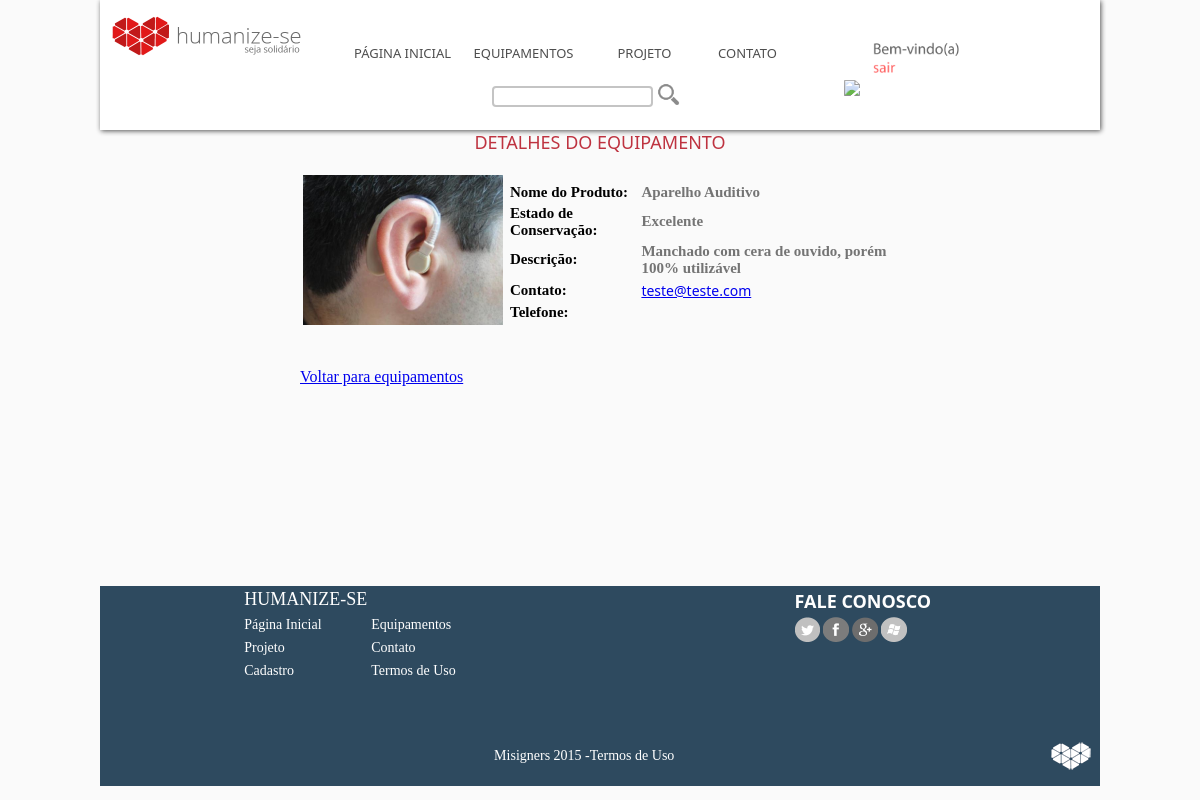
Page /sobreproduto.php?id=23 (signed in) on the committed database.
### tables this page shows
CREATE TABLE IF NOT EXISTS `produto` (
  `id` int(11) NOT NULL AUTO_INCREMENT,
  `nome` varchar(30) NOT NULL,
  `estado` varchar(10) NOT NULL,
  `descricao` varchar(1000) NOT NULL,
  `imagem` varchar(1000) NOT NULL,
  `emailuser` varchar(50) NOT NULL COMMENT 'identificação de quem postou o produto',
  PRIMARY KEY (`id`)
);

### sobreproduto.php (the view, shortened to what this page needs)
<!DOCTYPE html>
	<head>
			<link href="css/geral.css" rel="stylesheet" type="text/css">
            <link rel="stylesheet" type="text/css" href="css/style.css" />
            <link rel="stylesheet" href="css/lightbox.css">
	</head>
	<body bgcolor="#fefefe">
	<div class="geral">
			<header>
			<a href="index.php"><img src="img/logo_header.png" width="20%" style="margin-left: 10px; margin-top: 10px;"></a>
				<div style="height: 5px; width: 100%">
				</div>
				<div id="menu">
					<table>
						<tr>
							<td><a href="index.php">PÁGINA INICIAL</a></td>
							<td><a href="hover_equipamentos.php">EQUIPAMENTOS</a></td>
							<td><a href="projeto.php">PROJETO</a></td>
							<td><a href="contato.php">CONTATO</a></td>
						</tr>
					</table>
				</div>
				<div id="button">
				<?php
					$linklogin="login.html"	;
					$imglogin="login.png";
					$linkcadastro="cadastro_usuario.html";
					$imgcadastro="cadastrar.png";
					$width="40%";
					$margintop="" ;
					$margin="10px";
					$imagem=$_SESSION ['imagem'];
					$verificalogin=$_SESSION['verificalogin'];
					if ($verificalogin==1){
						$linklogin="paineluser.php";
						$imglogin=$imagem;
						$width="50px";
						$margin="-20px";
						$linkcadastro="sair.php";
						$imgcadastro="sair.png";
						$margintop= "-30px";
					}
				?>
					<a href="<?php echo $linklogin;?>"><img src="upload/usuarios/<?php echo $imglogin?>" width="<?php echo $width; ?>" style="border-radius:5%; margin-top:<?php echo $margintop;?>;"></a><font face="Segoe UI" size="2" color="#be3340" style="margin-left: 10px;">
					<a href="<?php echo $linkcadastro; ?>"><img src="img/<?php echo $imgcadastro; ?>" width="40%"></a></font>
				</div>
				<table style="margin-top:<?php echo $margin;?>">
                	<form method="post" action="busca.php">
                            <tr>
                                <td><input type="text" name="buscaf" maxlength="90" style="transition: border 0.3s; width: 153px; border-radius: 4px; border-width: 2px; border-style: solid; border-color: #bebebe"></td>
								<td><input type="image" src="img/pesquisar.png" name="buscaf" width="60%"></td>
                            </tr>
                    </form>
				</table>
			</header>
			<div style="height:130px;">
            </div>
			<div class="det_produto">
			<center><font face="Segoe UI" size="4" color="#be3340">DETALHES DO EQUIPAMENTO</font></center>
			<br>
<?php
	$verificalogin=$_SESSION['verificalogin'];
	if ($verificalogin==0) {
		echo
				"<meta http-equiv=refresh content='0; URL=login.html';>
				<script type=\"text/javascript\">alert(\"Você não tem permissão para acessar esta página. Faça login ou cadastre-se para poder visualizar os detalhes do equipamento. \");</script>
				";
	}
	else {
	$recuperaId = $_GET['id'];
	$selecionar=mysql_query("SELECT * FROM produto where id='$recuperaId'");
		if(@mysql_num_rows($selecionar)==0){
			$nenhum=" Houve um erro na exibição dos dados do produto";
			}
		else{
			while($linha=mysql_fetch_array($selecionar)){
			$produto=$linha['nome'];
			$imagem=$linha['imagem'];
			$descricao=$linha['descricao'];
			$estado= $linha ['estado'];
			$emailu=$linha['emailuser'];
			}
		}
	}
				?>
					<table>
					<tr>
					<td>
						<a href="upload/produtos/<?php echo $imagem; ?>" data-lightbox="a.jpg"><img src="upload/produtos/<?php echo $imagem;?>"></a></td>
					<td>
                    <table>
					<tr>
						<td><h1>Nome do Produto:</h1></td>
						<td><h2><?php echo utf8_encode($produto)."<br>";?></h2></td>
					</tr>
					<tr>
						<td><h1>Estado de Conservação:</h1>
						<td><h2><?php echo $estado."<BR>";?></h2></td>
					</tr>
					<tr>
						<td><h1>Descrição:</h1></td>
						<td><h2><?php echo utf8_encode($descricao) ?></h2></td>
					</tr>
					<tr>
                        <td><h1>Contato: </h1></td>
						<td><a href="mailto:<?php echo $emailu; ?>"><?php echo $emailu; ?></a></td>
					</tr>
					<tr>
						<td><h1>Telefone:</h1>
						<td><?php echo $telefoneu; ?></a></td>
					</tr>
						</table>
						</table>
				<br><br>
				<a href="hover_equipamentos.php"><font face="Segoe UI Light" size="3">Voltar para equipamentos</font></a>
			</div>
			<div style="height: 200px;">
			</div>
			<footer>
				<div id="mapa">
					<table>
						<tr>
							<td><h1>HUMANIZE-SE</h1></td>
						</tr>
						<tr>
							<td><a href="index.html">Página Inicial</a></td>
							<td><a href="hover_equipamentos.php">Equipamentos</a></td></tr>
						<tr>
							<td><a href="projeto.html">Projeto</a></td>
							<td><a href="contato.html">Contato</a></td></tr>
						<tr>
							<td><a href="cadastro.html">Cadastro</a></td>
							<td><a href="#" onclick="window.open('termos.html', 'Termos', 'STATUS=NO, TOOLBAR=NO, LOCATION=NO, DIRECTORIES=NO, RESISABLE=NO, SCROLLBARS=YES, TOP=10, LEFT=10, WIDTH=500, HEIGHT=400');">Termos de Uso</a></td>
						</tr>
					</table>
				</div>
				<div id="contato">
					<table>
						<tr>
							<td><h1>FALE CONOSCO</h1></td>
						</tr>
						<tr>
							<td><a href="https://www.twitter.com/humanizese"><img src="img/twitter.png" width="12%"></a>
								<a href="https://www.facebook.com/misigners"><img src="img/facebook.png" width="12%"></a>
								<a href="https://plus.google.com/misigners"><img src="img/plus.png" width="12%"></a>
								<a href="mailto:misigners@mail.com"><img src="img/mail.png" width="12%"></a></td>
						</tr>
					</table>
				</div>
				<br><br><br><br><br><br><br>
				<div id="footer">
					<table>
						<tr>
							<td><h1>Misigners 2015 -<a href="#" onclick="window.open('termos.html', 'Termos', 'STATUS=NO, TOOLBAR=NO, LOCATION=NO, DIRECTORIES=NO, RESISABLE=NO, SCROLLBARS=YES, TOP=10, LEFT=10, WIDTH=500, HEIGHT=400');">Termos de Uso</a></h1></td>
							<td><img src="img/logo_footer.png"></td>
				</div>
			</footer>
		</div>
	</body>
</html>

### css/geral.css (style rules this page uses)
* { margin: 0 auto; padding: 0 auto; }
.geral { width: 1000px;height: auto; }
body { background-color: #fafafa; width: 1000px;height: auto; }
header { width: 1000px;height: 130px;background-color: #ffffff;opacity: 0.9;position:fixed;z-index: 100;-webkit-box-shadow: 1px 1px 5px 0px rgba(0,0,0,0.75);-moz-box-shadow: 1px 1px 5px 0px rgba(0,0,0,0.75); box-shadow: 1px 1px 5px 0px rgba(0,0,0,0.75); }
header table { margin-right: 10px;margin-right: 400px;margin-top:-10px; }
#menu { width: 50%;margin-top: -30px; }
#menu a { font-family: Segoe UI;font-size: 13px;color: #3b3b3b;text-decoration: none; }
#menu table { width: 90%; border-color: #ffffff; }
#menu td { width: 15%;height: 20px;text-align: center; padding: 1; border-color: #ffffff; }
#button { width: 23.1%;height: auto;margin-right: 25px;;margin-top: -24px; }
footer { width: 100%;height: 200px;background-color: #2E4A5F;margin-top: 0 auto; }
#mapa { width: 50%;height: 150px;float: left; }
#mapa h1 { font-family: Segoe UI Light;font-size: 18px;color: #ffffff;font-weight: 300; }
#mapa a { font-family: Segoe UI Light;font-size: 14px;color: #ffffff;text-decoration: none; }
#contato { width: 40%;height: 150px;float: right; }
#contato h1 { font-family: Segoe UI;font-size: 18px;color:#ffffff;text-align: left; }
#contato img { transition: 0.5s;-webkit-filter: grayscale(100%);-moz-filter: grayscale(100%);-o-filter: grayscale(100%);-ms-filter: grayscale(100%);filter: grayscale(100%); }
#footer { width: 100%;height: 50px; }
#footer table { width: 65%;float: right; }
#footer img { float: right; }
#footer a { font-family: Segoe UI Light;font-size: 14px;color: #ffffff;text-decoration: none; }
#footer h1 { font-family: Segoe UI Light;font-size: 14px;font-weight: 300;color: #ffffff;text-decoration: none;margin-left: -110px; }
#footer td { width: 33,3%; }
td { font-family: Segoe UI;font-size: 14px;color: #747474; }
.det_produto { width: 60%;height: auto;margin: 0 auto; }
.det_produto h1 { font-family: Segoe UI Light;font-size: 15px;text-align: left;color:black; }
.det_produto h2 { font-family: Segoe UI Light;font-size: 15px; }
.det_produto img { max-width: 200px;max-height: 200px; }
h1 { font-family: Segoe UI;font-size: 1.5em;color: #fc6363;text-align: center; }
h1 a { font-family:Segoe UI; font-size: 1.0em; text-decoration: none; }

### css/lightbox.css (style rules this page uses)
body:after { content: url(../img/close.png) url(../img/loading.gif) url(../img/prev.png) url(../img/next.png); display: none; }

### rows in the picture
produto: imagem (picture), nome "Aparelho Auditivo", estado "Excelente", descricao "Manchado com cera de ouvido, porém 100% utilizável", emailuser "teste@teste.com"
